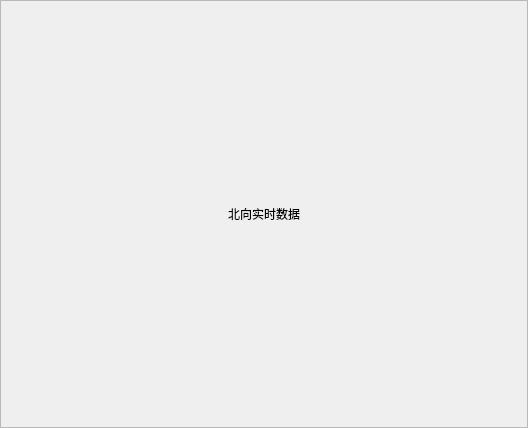
<?xml version="1.0" encoding="UTF-8"?>
<ui version="4.0">
 <class>QNorthBoundDisPlayWeidget</class>
 <widget class="QWidget" name="QNorthBoundDisPlayWeidget">
  <property name="geometry">
   <rect>
    <x>0</x>
    <y>0</y>
    <width>528</width>
    <height>428</height>
   </rect>
  </property>
  <property name="windowTitle">
   <string>Form</string>
  </property>
  <layout class="QVBoxLayout" name="verticalLayout">
   <property name="spacing">
    <number>0</number>
   </property>
   <property name="leftMargin">
    <number>0</number>
   </property>
   <property name="topMargin">
    <number>0</number>
   </property>
   <property name="rightMargin">
    <number>0</number>
   </property>
   <property name="bottomMargin">
    <number>0</number>
   </property>
   <item>
    <widget class="QScrollArea" name="scrollArea">
     <property name="verticalScrollBarPolicy">
      <enum>Qt::ScrollBarAlwaysOff</enum>
     </property>
     <property name="horizontalScrollBarPolicy">
      <enum>Qt::ScrollBarAlwaysOff</enum>
     </property>
     <property name="widgetResizable">
      <bool>true</bool>
     </property>
     <property name="alignment">
      <set>Qt::AlignCenter</set>
     </property>
     <widget class="QWidget" name="scrollAreaWidgetContents">
      <property name="geometry">
       <rect>
        <x>0</x>
        <y>0</y>
        <width>526</width>
        <height>426</height>
       </rect>
      </property>
      <layout class="QVBoxLayout" name="verticalLayout_2">
       <item>
        <widget class="QLabel" name="label">
         <property name="text">
          <string>北向实时数据</string>
         </property>
         <property name="alignment">
          <set>Qt::AlignCenter</set>
         </property>
        </widget>
       </item>
      </layout>
     </widget>
    </widget>
   </item>
  </layout>
 </widget>
 <resources/>
 <connections/>
</ui>
